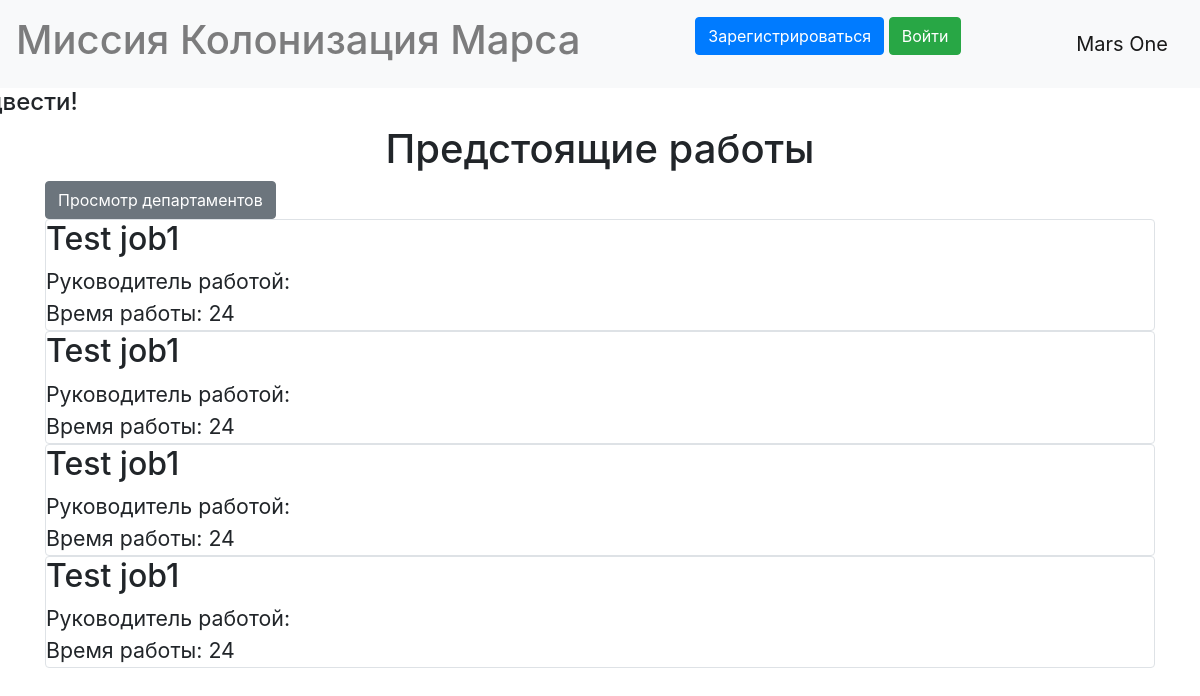
The page /index on the database as committed earlier.
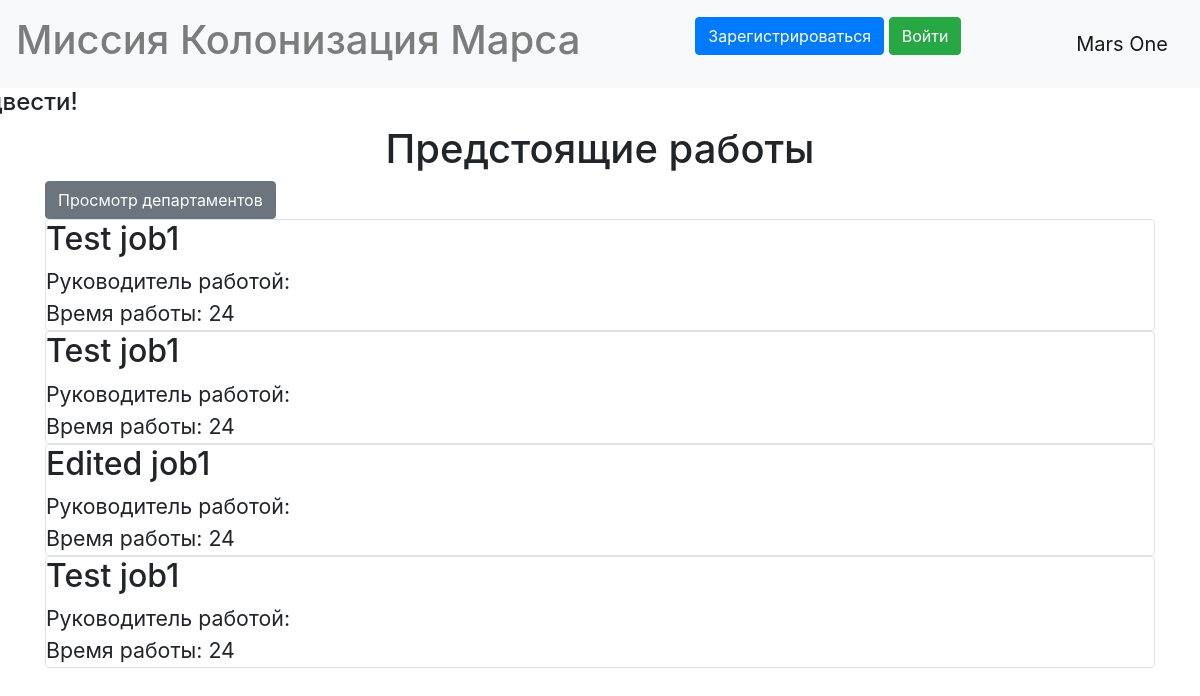
The same page on the database as committed later.
### data/jobs.py (models this page shows)
class Jobs(SqlAlchemyBase, SerializerMixin):
    __tablename__ = "jobs"
    id = sqlalchemy.Column(sqlalchemy.Integer, primary_key=True, autoincrement=True)
    team_leader = sqlalchemy.Column(sqlalchemy.Integer, foreign_key=True)
    job = sqlalchemy.Column(sqlalchemy.String, nullable=True)
    work_size = sqlalchemy.Column(sqlalchemy.Integer, nullable=True)
    collaborators = sqlalchemy.Column(sqlalchemy.String, nullable=True)
    start_date = sqlalchemy.Column(sqlalchemy.DateTime, nullable=True)
    end_date = sqlalchemy.Column(sqlalchemy.DateTime, nullable=True)
    is_finished = sqlalchemy.Column(sqlalchemy.Boolean, default=False)
    creator = sqlalchemy.Column(sqlalchemy.Integer, nullable=True)

### main.py (the view)
@app.route("/")
@app.route("/index")
def index():
    if isinstance(current_user, AnonymousUserMixin):
        current_user.id = -1
    dbs = db_session.create_session()
    jobs = dbs.query(Jobs).all()
    team_leaders = [dbs.query(User).get(job.team_leader) for job in jobs]
    flags = [current_user.id == 1 or current_user.id == job.creator for job in jobs]
    return render_template("index.html", jobs=jobs, team_leaders=team_leaders, flags=flags)

### data/db_session.py (called while the page is built)
def create_session() -> Session:
    global __factory
    return __factory()

### templates/index.html (shortened to what this page needs)
{% extends "base.html" %}
{% block content %}
<link rel="stylesheet" type="text/css" href="../static/css/index.css">
<h1 style="text-align: center;">Предстоящие работы</h1>
<a href="departments" class="btn btn-secondary">Просмотр департаментов</a>
{% for job in jobs%}
{%if not job.ins_finished%}
<div class="col-md6 border rounded">
    <h2>{{job.job.capitalize()}}</h2>
    <div class="tml">
        Руководитель работой: {{team_leaders[loop.index0].surname}} {{team_leaders[loop.index0].name}}
    </div>
    <div class="tml">
        Время работы: {{job.work_size}}
    </div>
</div>
{%endif%}
{% endfor %}
{% endblock %}

### templates/base.html (shortened to what this page needs)
<!DOCTYPE html>
<html lang="en">
<head>
    <link rel="stylesheet" href="https://stackpath.bootstrapcdn.com/bootstrap/4.4.1/css/bootstrap.min.css"
>
</head>
<body>
<header>
  <nav class="navbar navbar-light bg-light">
      <h1 class="navbar-text">Миссия Колонизация Марса</h1>
      {% if current_user.is_authenticated %}
    <a class="navbar-brand" href="/logout">{{current_user.surname}} {{ current_user.name }}</a>
{% else %}
    <p>
        <a class="btn btn-primary " href="/register">Зарегистрироваться</a>
        <a class="btn btn-success" href="/login">Войти</a>
    </p>
{% endif %}
    <a class="navbar-brand" href="/">Mars One</a>
  </nav>
</header>
<main role="main" class="container">
    <h4 style="text-align: left; margin-left: -33%;">И на Марсе будут яблони цвести!</h4>
  {%block content%}{%endblock%}
</main>
</body>
</html>

### static/css/index.css (style rules this page uses)
.tml { font-size: 16pt; }

Rows that differ between the two databases and show on the page:
changed Jobs: job "Test job1" → "Edited job1"
